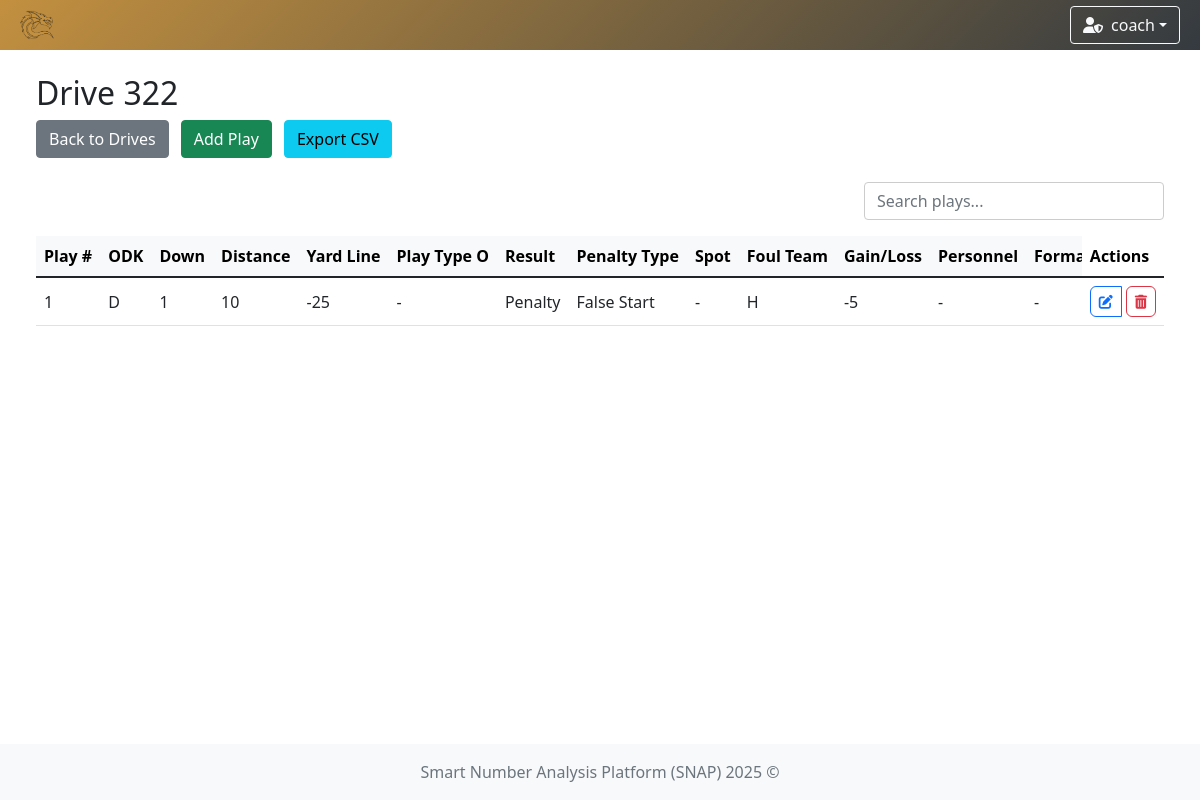
Page /drive/322 (signed in) on the earlier database version.
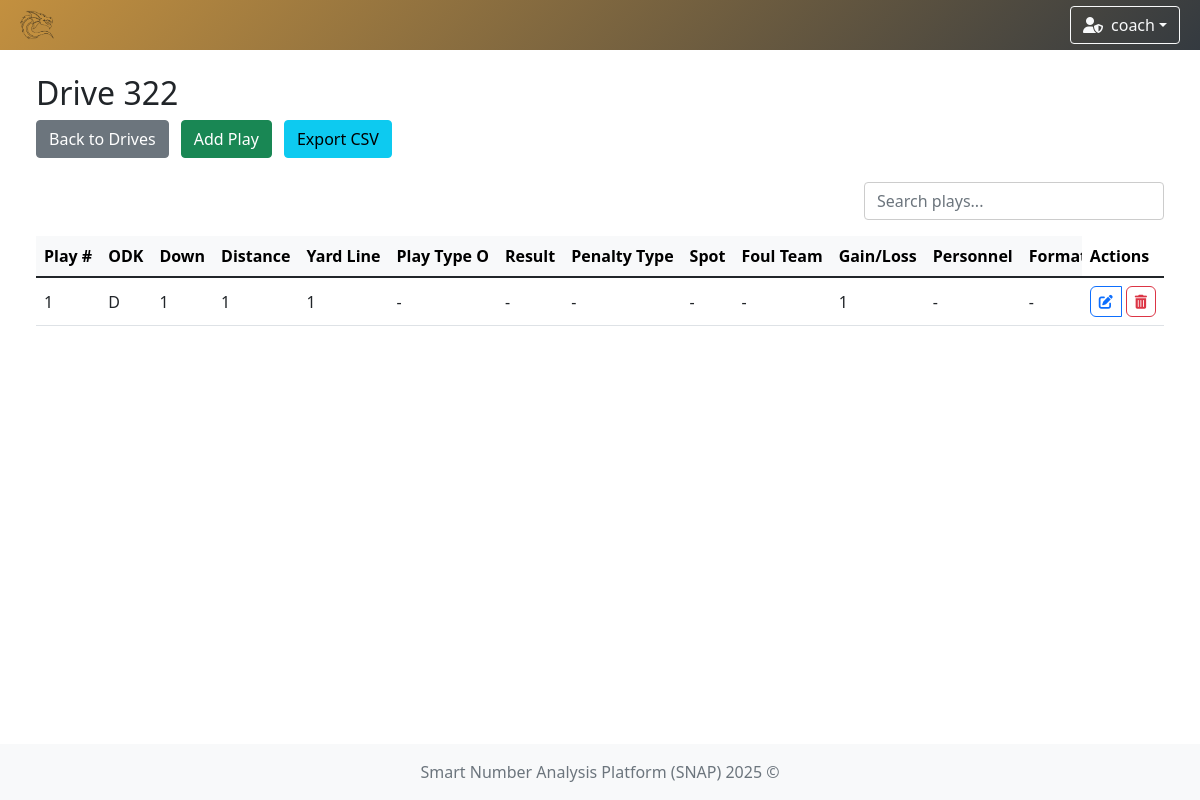
Same page on the later database version.
### app/models/team.py (models this page shows)
class TeamModel(db.Model):
    __tablename__ = 'teams'
    id = db.Column(db.Integer, primary_key=True)
    name = db.Column(db.String(100), nullable=False, unique=True)  # prevent duplicate team names
    icon = db.Column(db.String(300), nullable=False)  # longer path for future-proofing
    primary_color = db.Column(db.String(20), nullable=False)
    secondary_color = db.Column(db.String(20), nullable=False)

### app/models/user.py (models this page shows)
class UserModel(db.Model, UserMixin):
    __tablename__ = 'user'
    id = db.Column(db.Integer, primary_key=True)
    username = db.Column(db.String(80), unique=True, nullable=False)
    password = db.Column(db.String(120), nullable=False)
    role = db.Column(db.String(10), nullable=False, default='user')
    team_id = db.Column(db.Integer, db.ForeignKey('teams.id'))
    team = db.relationship('TeamModel', backref='users')

### app/models/drive.py (models this page shows, shortened)
class DriveModel(db.Model):
    __tablename__ = 'drive'
    id = db.Column(db.Integer, primary_key=True)
    game_id = db.Column(db.Integer, db.ForeignKey('game.id'), nullable=False)
    result = db.Column(db.String(50))
    ended = db.Column(db.Boolean, default=False)
    plays = db.relationship('PlayModel', backref='drive', lazy=True, cascade='all, delete-orphan')

### app/models/play.py (models this page shows)
class PlayModel(db.Model):
    __tablename__ = 'play'
    id = db.Column(db.Integer, primary_key=True)
    drive_id = db.Column(db.Integer, db.ForeignKey('drive.id'), nullable=False)
    odk = db.Column(db.String(1))  # O, D, or K
    quarter = db.Column(db.Integer)
    down = db.Column(db.Integer)
    distance = db.Column(db.Integer)
    yard_line = db.Column(db.Integer)
    play_type = db.Column(db.String(50))
    result = db.Column(db.String(50))
    gain_loss = db.Column(db.Integer)
    touchdown = db.Column(db.Boolean, default=False)
    penalty_type = db.Column(db.String(50))
    penalty_spot_yard = db.Column(db.Integer)
    foul_team = db.Column(db.String(1))# "H" (Home) oder "O" (Opponent)
    personnel = db.Column(db.String(20))
    off_form = db.Column(db.String(50))  # Offensive Formation
    form_str = db.Column(db.String(50))  # Formation Strength
    form_adj = db.Column(db.String(50))  # Formation Adjustment
    motion = db.Column(db.String(50))  # Motion
    protection = db.Column(db.String(50))  # Protection
    off_play = db.Column(db.String(50))  # Off Play
    dir_call = db.Column(db.String(50))  # Directional Call
    tag = db.Column(db.String(50))  # Tags
    hash = db.Column(db.String(1))  # New field for Hash (L, M, R)
    rusher_number = db.Column(db.Integer)
    passer = db.Column(db.Integer)
    receiver = db.Column(db.Integer)
    play_type1 = db.Column(db.String(50))
    defense_front = db.Column(db.String(50))
    defense_strongside = db.Column(db.String(50))
    blitz = db.Column(db.String(50))
    slants = db.Column(db.String(50))
    coverage = db.Column(db.String(50))
    tackler1 = db.Column(db.Integer)
    tackler2 = db.Column(db.Integer)
    interceptor = db.Column(db.Integer)
    returner = db.Column(db.Integer)
    returner_yard = db.Column(db.Integer)
    kicker = db.Column(db.Integer)
    kicker_yard = db.Column(db.Integer)

### app/controllers/drive.py (the view)
    @login_required
    def drive_detail(self, drive_id):
        drive = DriveModel.query.get_or_404(drive_id)
        for play in drive.plays:
            for column in play.__table__.columns:
                if getattr(play, column.name) is None or getattr(play, column.name) == "":
                    setattr(play, column.name, '-')
        return render_template('drive/drive_detail.html', drive=drive)

### app/controllers/user.py (called while the page is built)
    @staticmethod
    def load_user(user_id):
        return UserModel.query.get(int(user_id))

### run.py (called while the page is built)
    def _inject_context(self) -> None:
        @self.app.context_processor
        def inject_teams() -> dict:
            try:
                teams = TeamModel.query.all()
                return dict(teams=teams)
            except Exception as e:
                print(f"[!] Error injecting teams: {str(e)} ({type(e).__name__})")
                return dict(teams=[])

### app/templates/drive/drive_detail.html (shortened to what this page needs)
{% extends "system/base.html" %}
{% block content %}
    <div class="container-fluid">
        <div class="row mb-4">
            <div class="col">
                <h2>Drive {{ drive.id }}</h2>
                <a href="{{ url_for('game_detail', game_id=drive.game_id) }}" class="btn btn-secondary">Back to
                    Drives</a>
                <a href="{{ url_for('add_play', drive_id=drive.id) }}" class="btn btn-success">Add Play</a>
                <a href="{{ url_for('export_drive', drive_id=drive.id) }}" class="btn btn-info">Export CSV</a>
            </div>
        </div>
        <div class="row">
            <div class="col">
                <div class="d-flex justify-content-end mb-3">
                    <input type="text" id="customSearch" class="form-control custom-search"
                           placeholder="Search plays...">
                </div>
                <div class="table-responsive">
                    <table id="playTable" class="table table-hover align-middle mb-0">
                        <thead class="table-light">
                        <tr>
                            <th>Play #</th>
                            <th>ODK</th>
                            <th>Down</th>
                            <th>Distance</th>
                            <th>Yard Line</th>
                            <th>Play Type O</th>
                            <th>Result</th>
                            <th>Penalty Type</th>
                            <th>Spot</th>
                            <th>Foul Team</th>
                            <th>Gain/Loss</th>
                            <th>Personnel</th>
                            <th>Formation</th>
                            <th>Strength</th>
                            <th>Actions</th>
                        </tr>
                        </thead>
                        <tbody>
                        {% for play in drive.plays %}
                            <tr>
                                <td>{{ loop.index }}</td>
                                <td>{{ play.odk }}</td>
                                <td>{{ play.down }}</td>
                                <td>{{ play.distance }}</td>
                                <td>{{ play.yard_line }}</td>
                                <td>{{ play.play_type }}</td>
                                <td>{{ play.result }}</td>
                                <td>{{ play.penalty_type }}</td>
                                <td>{{ play.penalty_spot_yard }}</td>
                                <td>{{ play.foul_team }}</td>
                                <td>{{ play.gain_loss }}</td>
                                <td>{{ play.personnel }}</td>
                                <td>{{ play.off_form }}</td>
                                <td>{{ play.form_str }}</td>
                                <td>
                                    <div class="d-flex align-items-center gap-1">
                                        <a href="{{ url_for('edit_play', play_id=play.id) }}"
                                           class="btn btn-sm btn-outline-primary" title="Edit">
                                            <i class="fas fa-edit"></i>
                                        </a>
                                        <form action="{{ url_for('delete_play', play_id=play.id) }}" method="POST"
                                              onsubmit="return confirm('Delete this play?');" class="m-0 p-0">
                                            <button type="submit" class="btn btn-sm btn-outline-danger" title="Delete">
                                                <i class="fas fa-trash-alt"></i>
                                            </button>
                                        </form>
                                    </div>
                                </td>
                            </tr>
                        {% endfor %}
                        </tbody>
                    </table>
                </div>
            </div>
        </div>
    </div>
{% endblock content %}

### app/templates/system/base.html (shortened to what this page needs)
<!DOCTYPE html>
<html lang="en">
<head>
    <link href="https://cdn.jsdelivr.net/npm/bootstrap@5.1.3/dist/css/bootstrap.min.css" rel="stylesheet"/>
    <link rel="stylesheet" href="https://cdn.jsdelivr.net/npm/bootstrap-icons@1.11.3/font/bootstrap-icons.css"/>
    <link rel="stylesheet" href="https://cdnjs.cloudflare.com/ajax/libs/font-awesome/6.5.0/css/all.min.css"/>
    <link href="https://cdn.jsdelivr.net/npm/select2@4.1.0-rc.0/dist/css/select2.min.css" rel="stylesheet"/>
    <link href="https://cdn.jsdelivr.net/npm/select2-bootstrap-5-theme@1.3.0/dist/select2-bootstrap-5-theme.min.css" rel="stylesheet"/>
    <link href="https://cdn.datatables.net/1.13.6/css/dataTables.bootstrap5.min.css" rel="stylesheet"/>
    <link rel="stylesheet" href="https://cdn.datatables.net/fixedcolumns/4.3.0/css/fixedColumns.bootstrap5.min.css"/>
    <link rel="stylesheet" href="{{ url_for('static', filename='styles.css') }}"/>
</head>
<body class="{% block body_class %}{% endblock %}">
{% if current_user.is_authenticated %}
    {% set ns = namespace(navbar_color='background: linear-gradient(135deg, #4b6cb7, #182848);', team_found=False) %}
    {% if current_user.team %}
        {% set ns.navbar_color = 'background: linear-gradient(135deg, ' ~ current_user.team.primary_color ~ ', #343a40);' %}
        {% set ns.team_found = True %}
    {% endif %}
    <nav class="navbar navbar-expand-lg navbar-dark" style="{{ ns.navbar_color }}">
        <div class="container-fluid position-relative">
            <a class="navbar-brand d-flex align-items-center" href="{{ url_for('index') }}">
                {% if current_user.team and ns.team_found %}
                    <img class="team-logo" src="{{ current_user.team.icon }}" alt="{{ current_user.team.name }} logo"/>
                {% else %}
                    <a href="{{ url_for('game_options') }}" class="btn btn-outline-light me-2" title="Home">
                        <i class="fas fa-home"></i>
                    </a>
                {% endif %}
            </a>
            <div class="ms-auto d-flex align-items-center">
                <div class="dropdown me-2">
                    <button class="btn btn-outline-light dropdown-toggle d-flex align-items-center" type="button"
                            id="userDropdown" data-bs-toggle="dropdown" aria-expanded="false">
                        {% if current_user.role == 'admin' %}
                            <i class="fas fa-user-shield me-2"></i>
                        {% else %}
                            <i class="fas fa-user me-2"></i>
                        {% endif %}
                        {{ current_user.username }}
                    </button>
                </div>
            </div>
        </div>
    </nav>
{% endif %}
<div class="content-wrapper">
    <div class="container-fluid mt-4 px-4">
        <div id="toast-container" class="toast-container position-fixed bottom-0 end-0 p-3" style="z-index: 1100;">
        </div>
        {% block content %}{% endblock %}
    </div>
</div>
<footer class="footer mt-auto py-3 bg-light">
    <div class="container text-center">
        <span class="text-muted">Smart Number Analysis Platform (SNAP) 2025 ©</span>
    </div>
</footer>
</body>
</html>

### app/static/styles.css (style rules this page uses)
.navbar { transition: background-color 0.5s ease; height: 50px; }
.team-logo { animation: fadeIn 0.5s ease, pulse 1s ease-in-out; width: 50px; height: auto; }
html, body { height: 100%; margin: 0; padding: 0; }
body { display: flex; flex-direction: column; min-height: 100vh; }
.content-wrapper { flex: 1 0 auto; }
.footer { flex-shrink: 0; background-color: #f8f9fa; padding: 1rem 0; margin-top: auto; }
.table-responsive { margin-top: 0 !important; overflow-x: auto; }
.btn + .btn { margin-left: 0.5rem; }
.table-responsive { overflow-x: auto; }
.table th, .table td { white-space: nowrap; padding: 0.5rem; }
.table thead th { background-color: #f8f9fa; font-weight: bold; }

### app/templates/drive/drive_detail.html (style rules this page uses)
.table-responsive { overflow-x: auto; }
.table th, .table td { white-space: nowrap; padding: 0.5rem; }
.table td:last-child, .table th:last-child { position: sticky; right: 0; background: white; box-shadow: -2px 0 5px rgba(0, 0, 0, 0.1); z-index: 1; }
.d-flex.gap-1 .btn { border-radius: 0; }
.d-flex.gap-1 .btn:first-child { border-top-left-radius: 0.375rem; border-bottom-left-radius: 0.375rem; }
.d-flex.gap-1 .btn:last-child { border-top-right-radius: 0.375rem; border-bottom-right-radius: 0.375rem; }
.d-flex.gap-1 form { margin: 0; padding: 0; }
.d-flex.gap-1 .btn i { pointer-events: none; }
.custom-search { max-width: 300px; background-color: transparent; border: 1px solid #ccc; transition: border-color 0.3s ease; }

Differences in the rows shown:
removed PlayModel: odk "D", down "1", distance "10", yard_line "-25", play_type "-", result "Penalty", penalty_type "False Start", penalty_spot_yard "-", foul_team "H", gain_loss "-5", personnel "-", off_form "-"
added PlayModel: odk "D", down "1", distance "1", yard_line "1", play_type "-", result "-", penalty_type "-", penalty_spot_yard "-", foul_team "-", gain_loss "1", personnel "-", off_form "-"
